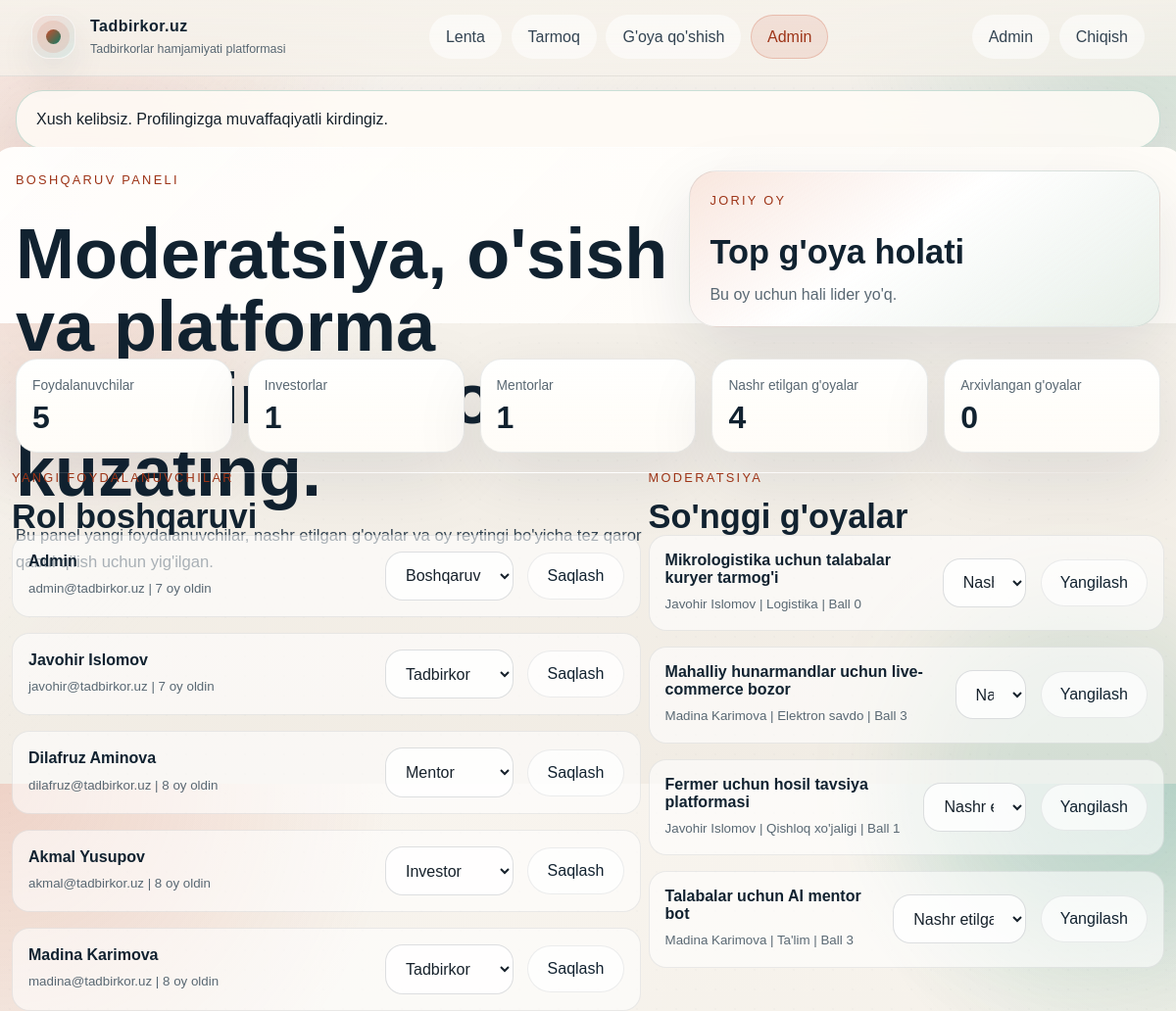
Page /?page=admin (signed in) on the committed database.
### tables this page shows
CREATE TABLE `users` (
  `id` int(10) UNSIGNED NOT NULL,
  `name` varchar(120) NOT NULL,
  `email` varchar(190) NOT NULL,
  `password_hash` varchar(255) NOT NULL,
  `role` enum('founder','investor','mentor','admin') NOT NULL DEFAULT 'founder',
  `bio` text DEFAULT NULL,
  `location` varchar(120) DEFAULT NULL,
  `expertise` varchar(180) DEFAULT NULL,
  `contact_link` varchar(255) DEFAULT NULL,
  `collaboration_status` enum('available','selective','busy') NOT NULL DEFAULT 'available',
  `created_at` datetime NOT NULL,
  `last_seen` datetime DEFAULT NULL
);

CREATE TABLE `ideas` (
  `id` int(10) UNSIGNED NOT NULL,
  `user_id` int(10) UNSIGNED NOT NULL,
  `title` varchar(140) NOT NULL,
  `description` text NOT NULL,
  `sector` varchar(120) NOT NULL,
  `stage` enum('idea','mvp','business') NOT NULL DEFAULT 'idea',
  `location` varchar(120) DEFAULT NULL,
  `investment_needed` tinyint(1) NOT NULL DEFAULT 0,
  `budget_from` decimal(12,2) DEFAULT NULL,
  `budget_to` decimal(12,2) DEFAULT NULL,
  `target_audience` varchar(255) DEFAULT NULL,
  `market_note` text DEFAULT NULL,
  `monetization` varchar(255) DEFAULT NULL,
  `collaboration_open` tinyint(1) NOT NULL DEFAULT 0,
  `seeking_roles` varchar(255) DEFAULT NULL,
  `status` enum('published','archived') NOT NULL DEFAULT 'published',
  `created_at` datetime NOT NULL,
  `updated_at` datetime NOT NULL
);

### app/core/helpers.php (called while the page is built, shortened)
<?php
function e(?string $value = null): string
{
    return htmlspecialchars((string) $value, ENT_QUOTES, 'UTF-8');
}
function flash(string $key, ?string $message = null): ?string
{
    if (!isset($_SESSION['_flash'][$key])) {
        return null;
    }
    $value = $_SESSION['_flash'][$key];
    return $value;
}
function csrf_token(): string
{
    return $_SESSION['_csrf'];
}
function current_user(): ?array
{
    global $auth;
    return $auth->user();
}
function asset(string $path): string
{
    return '/' . ltrim($path, '/');
}
function role_label(string $role): string
{
    $map = [
        'founder' => 'Tadbirkor',
        'investor' => 'Investor',
        'mentor' => 'Mentor',
        'admin' => 'Boshqaruv',
    ];
    return $map[$role] ?? ucfirst($role);
}
function time_ago(string $dateTime): string
{
    $timestamp = strtotime($dateTime);
    $seconds = max(1, time() - $timestamp);
    $units = [
        31536000 => 'yil',
        2592000 => 'oy',
        604800 => 'hafta',
        86400 => 'kun',
        3600 => 'soat',
        60 => 'daqiqa',
        1 => 'soniya',
    ];
    foreach ($units as $divider => $label) {
        if ($seconds >= $divider) {
            $value = (int) floor($seconds / $divider);
            return $value . ' ' . $label . ' oldin';
        }
    }
    return 'Hozir';
}
function render(string $view, array $data = []): void
{
    global $config, $dbError;
    extract($data, EXTR_SKIP);
    require __DIR__ . '/../views/layout.php';
}

### bootstrap.php (called while the page is built, shortened)
<?php
$config = require __DIR__ . '/app/config/config.php';
require_once __DIR__ . '/app/core/helpers.php';
require_once __DIR__ . '/app/core/Database.php';
require_once __DIR__ . '/app/core/Auth.php';
require_once __DIR__ . '/app/core/IdeaService.php';
$dbError = null;
try {
    $db = new App\Core\Database($config['db']);
    $auth = new App\Core\Auth($db);
} catch (Throwable $exception) {
    $dbError = $exception->getMessage();
}

### app/config/config.php (called while the page is built, shortened)
<?php
$dbHost = getenv('DB_HOST') ?: '127.0.0.1';
$dbPort = getenv('DB_PORT') ?: '3306';
$dbName = getenv('DB_NAME') ?: 'tadbirkor';
$dbUser = getenv('DB_USER') ?: 'tadbirkor';
$dbPass = getenv('DB_PASSWORD') !== false ? getenv('DB_PASSWORD') : 'tadbirkor_pass';
return array (
  'app_name' => getenv('APP_NAME') ?: 'Tadbirkor.uz',
  'base_url' => getenv('APP_URL') ?: '',
  'timezone' => 'Asia/Tashkent',
  'contest' =>
  array (
    'monthly_prize' => 'Ekspert sessiyasi + bosh sahifada alohida joy + mentor fikri',
  ),
  'db' =>
  array (
    'host' => $dbHost,
    'port' => $dbPort,
    'database' => $dbName,
    'username' => $dbUser,
    'password' => $dbPass,
    'charset' => 'utf8mb4',
  ),
);

### app/core/Database.php (called while the page is built, shortened)
<?php
class Database
{
    private PDO $pdo;
    public function __construct(array $config)
    {
        $host = $config['host'] ?? '127.0.0.1';
        $port = $config['port'] ?? '3306';
        $database = $config['database'] ?? '';
        $charset = $config['charset'] ?? 'utf8mb4';
        $username = $config['username'] ?? 'root';
        $password = $config['password'] ?? '';
        $dsn = sprintf(
            'mysql:host=%s;port=%s;dbname=%s;charset=%s',
            $host,
            $port,
            $database,
            $charset
        );
        try {
            $this->pdo = new PDO($dsn, $username, $password, [
                PDO::ATTR_ERRMODE => PDO::ERRMODE_EXCEPTION,
                PDO::ATTR_DEFAULT_FETCH_MODE => PDO::FETCH_ASSOC,
                PDO::ATTR_EMULATE_PREPARES => false,
            ]);
        } catch (PDOException $exception) {
            throw new PDOException(
                'MySQL ulanishida xatolik. `app/config/config.php` faylini tekshiring va `database/schema.sql` ni import qiling.'
            );
        }
    }
    public function fetchAll(string $sql, array $params = []): array
    {
        $statement = $this->pdo->prepare($sql);
        $statement->execute($params);
        return $statement->fetchAll();
    }
    public function fetchOne(string $sql, array $params = []): ?array
    {
        $statement = $this->pdo->prepare($sql);
        $statement->execute($params);
        $result = $statement->fetch();
        return $result === false ? null : $result;
    }
}

### app/core/Auth.php (called while the page is built, shortened)
<?php
class Auth
{
    private Database $db;
    private ?array $user = null;
    public function __construct(Database $db)
    {
        $this->db = $db;
    }
    public function user(): ?array
    {
        if ($this->user !== null) {
            return $this->user;
        }
        $this->user = $this->db->fetchOne(
            'SELECT id, name, email, role, bio, location, expertise, contact_link, collaboration_status, created_at, last_seen
             FROM users WHERE id = :id LIMIT 1',
            ['id' => (int) $_SESSION['user_id']]
        );
        return $this->user;
    }
}

### app/core/IdeaService.php (called while the page is built, shortened)
<?php
class IdeaService
{
    private Database $db;
    public function __construct(Database $db)
    {
        $this->db = $db;
    }
    public function adminDashboard(): array
    {
        $metrics = $this->db->fetchOne(
            '
            SELECT
                COUNT(*) AS total_users,
                SUM(CASE WHEN role = \'investor\' THEN 1 ELSE 0 END) AS investors,
                SUM(CASE WHEN role = \'mentor\' THEN 1 ELSE 0 END) AS mentors
            FROM users
            '
        ) ?? [];
        $ideas = $this->db->fetchOne(
            '
            SELECT
                COUNT(*) AS total_ideas,
                SUM(CASE WHEN status = \'published\' THEN 1 ELSE 0 END) AS published_ideas,
                SUM(CASE WHEN status = \'archived\' THEN 1 ELSE 0 END) AS archived_ideas
            FROM ideas
            '
        ) ?? [];
        $recentUsers = $this->db->fetchAll(
            '
            SELECT id, name, email, role, created_at
            FROM users
            ORDER BY created_at DESC
            LIMIT 8
            '
        );
        $recentIdeas = $this->db->fetchAll(
            '
            SELECT
                i.id,
                i.title,
                i.status,
                i.created_at,
                i.sector,
                u.name AS author_name,
                COALESCE(v.score, 0) AS score
            FROM ideas i
            INNER JOIN users u ON u.id = i.user_id
            LEFT JOIN (
                SELECT idea_id, SUM(vote) AS score
                FROM idea_votes
                GROUP BY idea_id
            ) v ON v.idea_id = i.id
            ORDER BY i.created_at DESC
            LIMIT 12
            '
        );
        return [
            'metrics' => array_merge($metrics, $ideas),
            'recent_users' => $recentUsers,
            'recent_ideas' => $recentIdeas,
        ];
    }
}

### app/views/admin.php (the view, shortened to what this page needs)
<?php $metrics = $dashboard['metrics'] ?? []; ?>
<section class="hero hero--compact">
    <div class="hero__content">
        <p class="eyebrow">Boshqaruv paneli</p>
        <h1>Moderatsiya, o'sish va platforma signalini bir joyda kuzating.</h1>
        <p class="hero__lead">
            Bu panel yangi foydalanuvchilar, nashr etilgan g'oyalar va oy reytingi bo'yicha
            tez qaror qabul qilish uchun yig'ilgan.
        </p>
    </div>
    <div class="hero__panel">
        <article class="contest-card">
            <p class="eyebrow">Joriy oy</p>
            <h2>Top g'oya holati</h2>
            <?php if (!empty($contest['leader'])): ?>
                <strong><?= e($contest['leader']['title']) ?></strong>
                <p><?= e($contest['leader']['author_name']) ?> | <?= e($contest['leader']['sector']) ?></p>
                <p>
                    Ball <?= (int) $contest['leader']['score'] ?>
                    | Izoh <?= (int) $contest['leader']['comment_count'] ?>
                    | Validatsiya <?= (int) $contest['leader']['validation_count'] ?>
                </p>
            <?php else: ?>
                <p>Bu oy uchun hali lider yo'q.</p>
            <?php endif; ?>
        </article>
    </div>
</section>
<section class="metric-grid metric-grid--dashboard">
    <article class="metric-card">
        <span class="metric-card__label">Foydalanuvchilar</span>
        <strong><?= (int) ($metrics['total_users'] ?? 0) ?></strong>
    </article>
    <article class="metric-card">
        <span class="metric-card__label">Investorlar</span>
        <strong><?= (int) ($metrics['investors'] ?? 0) ?></strong>
    </article>
    <article class="metric-card">
        <span class="metric-card__label">Mentorlar</span>
        <strong><?= (int) ($metrics['mentors'] ?? 0) ?></strong>
    </article>
    <article class="metric-card">
        <span class="metric-card__label">Nashr etilgan g'oyalar</span>
        <strong><?= (int) ($metrics['published_ideas'] ?? 0) ?></strong>
    </article>
    <article class="metric-card">
        <span class="metric-card__label">Arxivlangan g'oyalar</span>
        <strong><?= (int) ($metrics['archived_ideas'] ?? 0) ?></strong>
    </article>
</section>
<section class="detail-grid">
    <article class="panel">
        <div class="section-head">
            <div>
                <p class="eyebrow">Yangi foydalanuvchilar</p>
                <h2>Rol boshqaruvi</h2>
            </div>
        </div>
        <div class="admin-list">
            <?php foreach ($dashboard['recent_users'] as $member): ?>
                <form method="post" class="admin-row">
                    <div class="section-copy">
                        <strong><?= e($member['name']) ?></strong>
                        <small><?= e($member['email']) ?> | <?= e(time_ago($member['created_at'])) ?></small>
                    </div>
                    <div class="admin-row__actions">
                        <select name="role">
                            <?php foreach (['founder', 'investor', 'mentor', 'admin'] as $role): ?>
                                <option value="<?= e($role) ?>" <?= $member['role'] === $role ? 'selected' : '' ?>>
                                    <?= e(role_label($role)) ?>
                                </option>
                            <?php endforeach; ?>
                        </select>
                        <button class="btn btn--ghost" type="submit">Saqlash</button>
                    </div>
                </form>
            <?php endforeach; ?>
        </div>
    </article>
    <article class="panel">
        <div class="section-head">
            <div>
                <p class="eyebrow">Moderatsiya</p>
                <h2>So'nggi g'oyalar</h2>
            </div>
        </div>
        <div class="admin-list">
            <?php foreach ($dashboard['recent_ideas'] as $idea): ?>
                <form method="post" class="admin-row">
                    <div class="section-copy">
                        <strong><?= e($idea['title']) ?></strong>
                        <small><?= e($idea['author_name']) ?> | <?= e($idea['sector']) ?> | Ball <?= (int) $idea['score'] ?></small>
                    </div>
                    <div class="admin-row__actions">
                        <select name="status">
                            <option value="published" <?= $idea['status'] === 'published' ? 'selected' : '' ?>>Nashr etilgan</option>
                        </select>
                        <button class="btn btn--ghost" type="submit">Yangilash</button>
                    </div>
                </form>
            <?php endforeach; ?>
        </div>
    </article>
</section>

### app/views/layout.php (shortened to what this page needs)
<?php
$currentUser = current_user();
$successMessage = flash('success');
$page = $page ?? 'home';
?>
<!doctype html>
<html lang="uz">
<head>
    <link rel="stylesheet" href="<?= e(asset('assets/css/app.css')) ?>">
</head>
<body class="<?= e($pageClass ?? '') ?>" data-csrf="<?= e(csrf_token()) ?>" data-db-ready="<?= $dbError === null ? '1' : '0' ?>">
    <div class="site-backdrop" aria-hidden="true"></div>
    <div class="noise-layer" aria-hidden="true"></div>
    <header class="topbar">
        <div class="topbar__inner">
            <a class="brand" href="/?page=home">
                <span class="brand__mark">
                    <span class="brand__pulse"></span>
                </span>
                <span class="brand__text">
                    <strong>Tadbirkor.uz</strong>
                    <small>Tadbirkorlar hamjamiyati platformasi</small>
                </span>
            </a>
            <nav class="topbar__nav">
                <div class="topbar__nav-group">
                    <a href="/?page=home" class="<?= $page === 'home' ? 'is-active' : '' ?>">Lenta</a>
                    <a href="/?page=network" class="<?= $page === 'network' ? 'is-active' : '' ?>">Tarmoq</a>
                    <a href="/?page=create" class="<?= $page === 'create' ? 'is-active' : '' ?>">G'oya qo'shish</a>
                    <?php if ($currentUser && $currentUser['role'] === 'admin'): ?>
                        <a href="/?page=admin" class="<?= $page === 'admin' ? 'is-active' : '' ?>">Admin</a>
                    <?php endif; ?>
                </div>
            </nav>
            <div class="topbar__auth">
                <?php if ($currentUser): ?>
                    <a class="ghost-chip <?= $page === 'profile' ? 'is-active' : '' ?>" href="/?page=profile&id=<?= (int) $currentUser['id'] ?>">
                        <?= e($currentUser['name']) ?>
                    </a>
                    <a class="btn btn--ghost" href="/?page=logout">Chiqish</a>
                <?php else: ?>
                    <a class="btn btn--ghost" href="/?page=login">Kirish</a>
                    <a class="btn btn--primary" href="/?page=register">Boshlash</a>
                <?php endif; ?>
            </div>
        </div>
    </header>
    <?php if ($successMessage): ?>
        <section class="flash flash--success"><?= e($successMessage) ?></section>
    <?php endif; ?>
    <main class="page-shell">
        <?php require $viewFile; ?>
    </main>
</body>
</html>

### rows in the picture
users: name "Admin", email "admin@tadbirkor.uz", created_at "7 oy oldin"
users: name "Javohir Islomov", email "javohir@tadbirkor.uz", created_at "7 oy oldin"
users: name "Dilafruz Aminova", email "dilafruz@tadbirkor.uz", created_at "8 oy oldin"
users: name "Akmal Yusupov", email "akmal@tadbirkor.uz", created_at "8 oy oldin"
users: name "Madina Karimova", email "madina@tadbirkor.uz", created_at "8 oy oldin"
ideas: title "Mikrologistika uchun talabalar kuryer tarmog'i", user.name "Javohir Islomov", sector "Logistika", score "0", status "Nashr etilgan"
ideas: title "Mahalliy hunarmandlar uchun live-commerce bozor", user.name "Madina Karimova", sector "Elektron savdo", score "3", status "Nashr etilgan"
ideas: title "Fermer uchun hosil tavsiya platformasi", user.name "Javohir Islomov", sector "Qishloq xo'jaligi", score "1", status "Nashr etilgan"
ideas: title "Talabalar uchun AI mentor bot", user.name "Madina Karimova", sector "Ta'lim", score "3", status "Nashr etilgan"

### other values in the picture
$successMessage "Xush kelibsiz. Profilingizga muvaffaqiyatli kirdingiz."
$metrics['total_users'] "5"
$metrics['investors'] "1"
$metrics['mentors'] "1"
$metrics['published_ideas'] "4"
$metrics['archived_ideas'] "0"
form field role "Boshqaruv"
form field role "Tadbirkor"
form field role "Mentor"
form field role "Investor"
